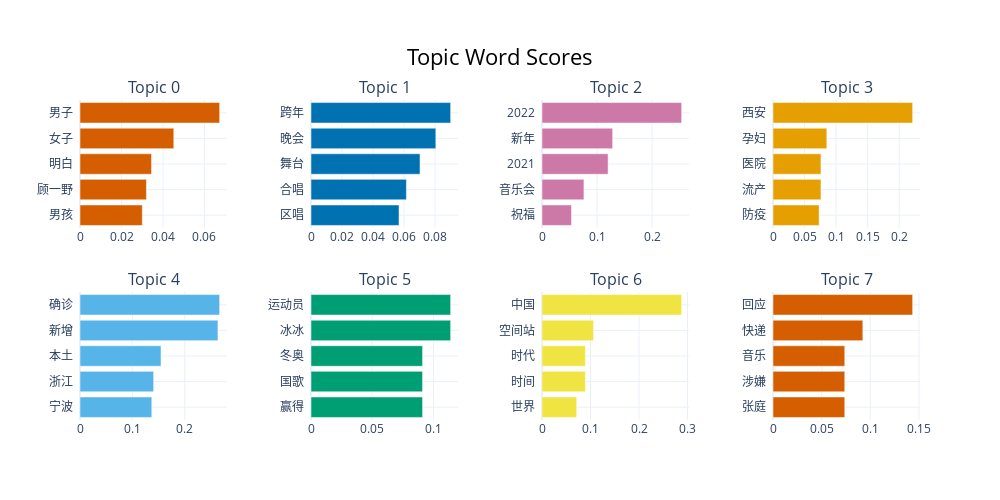

Write notebook code for a chart like this one.
### Code cell
topic_model.visualize_barchart()

### Figure 1 — Plotly figure (JSON) as saved in the notebook; plotly's stock layout.template omitted (floating-point values rounded to 4 significant figures)
{"data": [{"marker": {"color": "#D55E00"}, "orientation": "h", "type": "bar", "x": [0.03002, 0.03202, 0.03447, 0.04521, 0.06731], "xaxis": "x", "y": ["男孩  ", "顾一野  ", "明白  ", "女子  ", "男子  "], "yaxis": "y"}, {"marker": {"color": "#0072B2"}, "orientation": "h", "type": "bar", "x": [0.05676, 0.06152, 0.07031, 0.08051, 0.09006], "xaxis": "x2", "y": ["区唱  ", "合唱  ", "舞台  ", "晚会  ", "跨年  "], "yaxis": "y2"}, {"marker": {"color": "#CC79A7"}, "orientation": "h", "type": "bar", "x": [0.05353, 0.07613, 0.12, 0.1283, 0.2536], "xaxis": "x3", "y": ["祝福  ", "音乐会  ", "2021  ", "新年  ", "2022  "], "yaxis": "y3"}, {"marker": {"color": "#E69F00"}, "orientation": "h", "type": "bar", "x": [0.07309, 0.07599, 0.07599, 0.08527, 0.2213], "xaxis": "x4", "y": ["防疫  ", "流产  ", "医院  ", "孕妇  ", "西安  "], "yaxis": "y4"}, {"marker": {"color": "#56B4E9"}, "orientation": "h", "type": "bar", "x": [0.1371, 0.1406, 0.1546, 0.2633, 0.2666], "xaxis": "x5", "y": ["宁波  ", "浙江  ", "本土  ", "新增  ", "确诊  "], "yaxis": "y5"}, {"marker": {"color": "#009E73"}, "orientation": "h", "type": "bar", "x": [0.09113, 0.09113, 0.09113, 0.1141, 0.1141], "xaxis": "x6", "y": ["赢得  ", "国歌  ", "冬奥  ", "冰冰  ", "运动员  "], "yaxis": "y6"}, {"marker": {"color": "#F0E442"}, "orientation": "h", "type": "bar", "x": [0.0715, 0.0895, 0.0895, 0.1062, 0.2878], "xaxis": "x7", "y": ["世界  ", "时间  ", "时代  ", "空间站  ", "中国  "], "yaxis": "y7"}, {"marker": {"color": "#D55E00"}, "orientation": "h", "type": "bar", "x": [0.07377, 0.07377, 0.07377, 0.09234, 0.1435], "xaxis": "x8", "y": ["张庭  ", "涉嫌  ", "音乐  ", "快递  ", "回应  "], "yaxis": "y8"}], "layout": {"annotations": [{"font": {"size": 16}, "showarrow": false, "text": "Topic 0", "x": 0.0875, "xanchor": "center", "xref": "paper", "y": 1, "yanchor": "bottom", "yref": "paper"}, {"font": {"size": 16}, "showarrow": false, "text": "Topic 1", "x": 0.3625, "xanchor": "center", "xref": "paper", "y": 1, "yanchor": "bottom", "yref": "paper"}, {"font": {"size": 16}, "showarrow": false, "text": "Topic 2", "x": 0.6375, "xanchor": "center", "xref": "paper", "y": 1, "yanchor": "bottom", "yref": "paper"}, {"font": {"size": 16}, "showarrow": false, "text": "Topic 3", "x": 0.9125, "xanchor": "center", "xref": "paper", "y": 1, "yanchor": "bottom", "yref": "paper"}, {"font": {"size": 16}, "showarrow": false, "text": "Topic 4", "x": 0.0875, "xanchor": "center", "xref": "paper", "y": 0.4, "yanchor": "bottom", "yref": "paper"}, {"font": {"size": 16}, "showarrow": false, "text": "Topic 5", "x": 0.3625, "xanchor": "center", "xref": "paper", "y": 0.4, "yanchor": "bottom", "yref": "paper"}, {"font": {"size": 16}, "showarrow": false, "text": "Topic 6", "x": 0.6375, "xanchor": "center", "xref": "paper", "y": 0.4, "yanchor": "bottom", "yref": "paper"}, {"font": {"size": 16}, "showarrow": false, "text": "Topic 7", "x": 0.9125, "xanchor": "center", "xref": "paper", "y": 0.4, "yanchor": "bottom", "yref": "paper"}], "height": 500, "hoverlabel": {"bgcolor": "white", "font": {"family": "Rockwell", "size": 16}}, "showlegend": false, "title": {"font": {"color": "Black", "size": 22}, "text": "Topic Word Scores", "x": 0.5, "xanchor": "center", "yanchor": "top"}, "width": 1000, "xaxis": {"anchor": "y", "domain": [0, 0.175], "showgrid": true}, "xaxis2": {"anchor": "y2", "domain": [0.275, 0.45], "showgrid": true}, "xaxis3": {"anchor": "y3", "domain": [0.55, 0.725], "showgrid": true}, "xaxis4": {"anchor": "y4", "domain": [0.825, 1], "showgrid": true}, "xaxis5": {"anchor": "y5", "domain": [0, 0.175], "showgrid": true}, "xaxis6": {"anchor": "y6", "domain": [0.275, 0.45], "showgrid": true}, "xaxis7": {"anchor": "y7", "domain": [0.55, 0.725], "showgrid": true}, "xaxis8": {"anchor": "y8", "domain": [0.825, 1], "showgrid": true}, "yaxis": {"anchor": "x", "domain": [0.6, 1], "showgrid": true}, "yaxis2": {"anchor": "x2", "domain": [0.6, 1], "showgrid": true}, "yaxis3": {"anchor": "x3", "domain": [0.6, 1], "showgrid": true}, "yaxis4": {"anchor": "x4", "domain": [0.6, 1], "showgrid": true}, "yaxis5": {"anchor": "x5", "domain": [0, 0.4], "showgrid": true}, "yaxis6": {"anchor": "x6", "domain": [0, 0.4], "showgrid": true}, "yaxis7": {"anchor": "x7", "domain": [0, 0.4], "showgrid": true}, "yaxis8": {"anchor": "x8", "domain": [0, 0.4], "showgrid": true}}}
